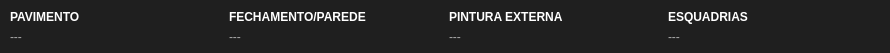
   <widget class="QWidget" name="widgetDadosEdificacao_4" native="true">
    <property name="geometry">
     <rect>
      <x>0</x>
      <y>182</y>
      <width>890</width>
      <height>53</height>
     </rect>
    </property>
    <property name="styleSheet">
     <string notr="true">background-color: #1f1f1f;
border-radius: 4px;</string>
    </property>
    <widget class="QWidget" name="horizontalLayoutWidget_20">
     <property name="geometry">
      <rect>
       <x>10</x>
       <y>6</y>
       <width>871</width>
       <height>41</height>
      </rect>
     </property>
     <layout class="QHBoxLayout" name="horizontalLayout_20" stretch="0,0,0,0">
      <item>
       <layout class="QVBoxLayout" name="verticalLayout_115">
        <property name="spacing">
         <number>0</number>
        </property>
        <item>
         <widget class="QLabel" name="label_22">
          <property name="sizePolicy">
           <sizepolicy hsizetype="Expanding" vsizetype="Preferred">
            <horstretch>0</horstretch>
            <verstretch>0</verstretch>
           </sizepolicy>
          </property>
          <property name="maximumSize">
           <size>
            <width>16777215</width>
            <height>16777215</height>
           </size>
          </property>
          <property name="styleSheet">
           <string notr="true">font-weight: bold;
color: white;</string>
          </property>
          <property name="text">
           <string>PAVIMENTO</string>
          </property>
         </widget>
        </item>
        <item>
         <widget class="QLabel" name="labelUnidadeAvaliacaoTipoPavimento">
          <property name="sizePolicy">
           <sizepolicy hsizetype="Expanding" vsizetype="Preferred">
            <horstretch>0</horstretch>
            <verstretch>0</verstretch>
           </sizepolicy>
          </property>
          <property name="maximumSize">
           <size>
            <width>16777215</width>
            <height>16777215</height>
           </size>
          </property>
          <property name="styleSheet">
           <string notr="true">color: #aaa;</string>
          </property>
          <property name="text">
           <string>---</string>
          </property>
         </widget>
        </item>
       </layout>
      </item>
      <item>
       <layout class="QVBoxLayout" name="verticalLayout_159">
        <property name="spacing">
         <number>0</number>
        </property>
        <item>
         <widget class="QLabel" name="label_23">
          <property name="sizePolicy">
           <sizepolicy hsizetype="Expanding" vsizetype="Preferred">
            <horstretch>0</horstretch>
            <verstretch>0</verstretch>
           </sizepolicy>
          </property>
          <property name="maximumSize">
           <size>
            <width>16777215</width>
            <height>16777215</height>
           </size>
          </property>
          <property name="styleSheet">
           <string notr="true">font-weight: bold;
color: white;</string>
          </property>
          <property name="text">
           <string>FECHAMENTO/PAREDE</string>
          </property>
         </widget>
        </item>
        <item>
         <widget class="QLabel" name="labelUnidadeAvaliacaoTipoConstrucao">
          <property name="sizePolicy">
           <sizepolicy hsizetype="Expanding" vsizetype="Preferred">
            <horstretch>0</horstretch>
            <verstretch>0</verstretch>
           </sizepolicy>
          </property>
          <property name="maximumSize">
           <size>
            <width>16777215</width>
            <height>16777215</height>
           </size>
          </property>
          <property name="styleSheet">
           <string notr="true">color: #aaa;</string>
          </property>
          <property name="text">
           <string>---</string>
          </property>
         </widget>
        </item>
       </layout>
      </item>
      <item>
       <layout class="QVBoxLayout" name="verticalLayout_160">
        <property name="spacing">
         <number>0</number>
        </property>
        <item>
         <widget class="QLabel" name="label_25">
          <property name="sizePolicy">
           <sizepolicy hsizetype="Expanding" vsizetype="Preferred">
            <horstretch>0</horstretch>
            <verstretch>0</verstretch>
           </sizepolicy>
          </property>
          <property name="maximumSize">
           <size>
            <width>16777215</width>
            <height>16777215</height>
           </size>
          </property>
          <property name="styleSheet">
           <string notr="true">font-weight: bold;
color: white;</string>
          </property>
          <property name="text">
           <string>PINTURA EXTERNA</string>
          </property>
         </widget>
        </item>
        <item>
         <widget class="QLabel" name="labelUnidadeAvaliacaoPinturaExterna">
          <property name="sizePolicy">
           <sizepolicy hsizetype="Expanding" vsizetype="Preferred">
            <horstretch>0</horstretch>
            <verstretch>0</verstretch>
           </sizepolicy>
          </property>
          <property name="maximumSize">
           <size>
            <width>16777215</width>
            <height>16777215</height>
           </size>
          </property>
          <property name="styleSheet">
           <string notr="true">color: #aaa;</string>
          </property>
          <property name="text">
           <string>---</string>
          </property>
         </widget>
        </item>
       </layout>
      </item>
      <item>
       <layout class="QVBoxLayout" name="verticalLayout_162">
        <property name="spacing">
         <number>0</number>
        </property>
        <item>
         <widget class="QLabel" name="label_26">
          <property name="sizePolicy">
           <sizepolicy hsizetype="Expanding" vsizetype="Preferred">
            <horstretch>0</horstretch>
            <verstretch>0</verstretch>
           </sizepolicy>
          </property>
          <property name="maximumSize">
           <size>
            <width>16777215</width>
            <height>16777215</height>
           </size>
          </property>
          <property name="styleSheet">
           <string notr="true">font-weight: bold;
color: white;</string>
          </property>
          <property name="text">
           <string>ESQUADRIAS</string>
          </property>
         </widget>
        </item>
        <item>
         <widget class="QLabel" name="labelUnidadeAvaliacaoEsquadria">
          <property name="sizePolicy">
           <sizepolicy hsizetype="Expanding" vsizetype="Preferred">
            <horstretch>0</horstretch>
            <verstretch>0</verstretch>
           </sizepolicy>
          </property>
          <property name="maximumSize">
           <size>
            <width>16777215</width>
            <height>16777215</height>
           </size>
          </property>
          <property name="styleSheet">
           <string notr="true">color: #aaa;</string>
          </property>
          <property name="text">
           <string>---</string>
          </property>
         </widget>
        </item>
       </layout>
      </item>
     </layout>
    </widget>
   </widget>
